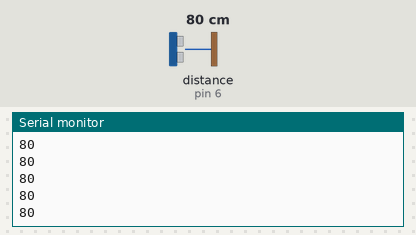
This sketch was run on a simulated Arduino Uno, built with avr-gcc and run on an emulated ATmega328P. On the bench: the last lines printed to the serial monitor. Wiring (inferred from the names in the program): ultrasonic range finder: trigger pin 7; echo pin 6. Inputs (shaded band) come from the test bench; at power-on: distance to the obstacle (sensor on pin 6) 80 cm. The echo pulse lasts 58.3 µs per cm.

Above: at 1.2 s.
1.3 s: distance to the obstacle (sensor on pin 6) set to 2 cm
At 1.48 s:
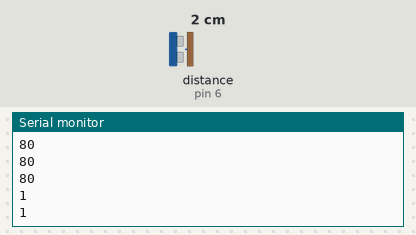
2.8 s: distance to the obstacle (sensor on pin 6) set to 4 cm
At 2.89 s:
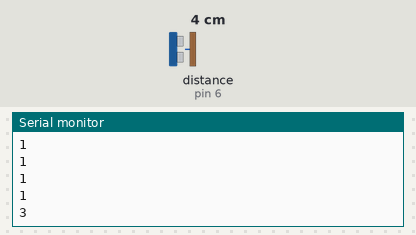
Timing chart, 0 to 5.8 s (numbered marks = the images above; inputs shaded):
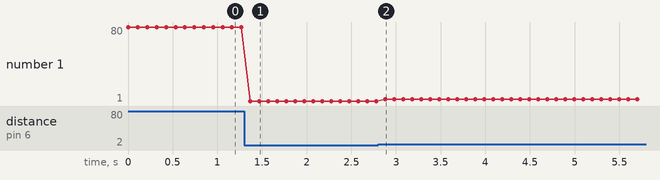

Measured:
- after the input at 1.3 s, the serial monitor: prints a new line after 0.07 s (image 1)
- after the input at 2.8 s, the serial monitor: prints a new line after 0.08 s (image 2)
- plotted number 1: 80 → 1 after the input at 1.3 s, 1 → 3 after the input at 2.8 s

The sketch:

firmware.ino
```cpp
const int pingPin = 7; // Trigger Pin of Ultrasonic Sensor
const int echoPin = 6; // Echo Pin of Ultrasonic Sensor

void setup() {
   Serial.begin(9600); // Starting Serial Terminal
}

void loop() {
   long duration, inches, cm;
   pinMode(pingPin, OUTPUT);
   digitalWrite(pingPin, LOW);
   delayMicroseconds(2);
   digitalWrite(pingPin, HIGH);
   delayMicroseconds(10);
   digitalWrite(pingPin, LOW);
   pinMode(echoPin, INPUT);
   duration = pulseIn(echoPin, HIGH);
   cm = microsecondsToCentimeters(duration);
   Serial.println(cm);
   delay(100);
}
long microsecondsToCentimeters(long microseconds) {
   return microseconds / 29 / 2;
}
```
